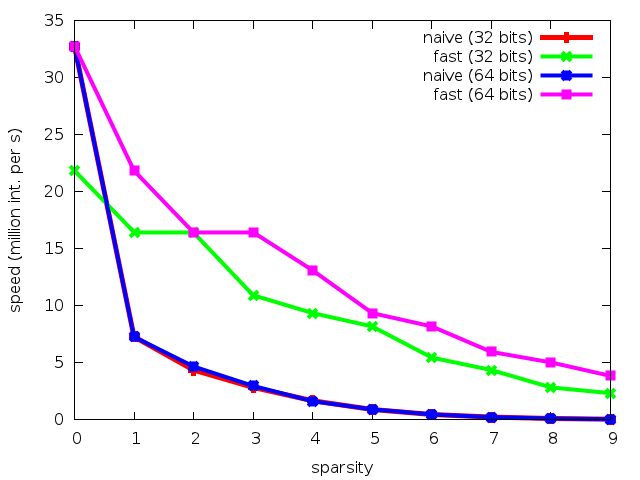

Source code (gnuplot):
set term pngcairo
set ylabel "speed (million int. per s)"                                                                         
set xlabel "sparsity"
set out "results.png"
plot "results.txt" u ($1):3 ti "naive (32 bits)" with lp lw 5,\
 "results.txt" u ($1):4 ti "fast (32 bits)" with lp lw 4,\
  "results.txt" u ($1):6 ti "naive (64 bits)" with lp lw 4,\
   "results.txt" u ($1):7 ti "fast (64 bits)" with lp lw 4
